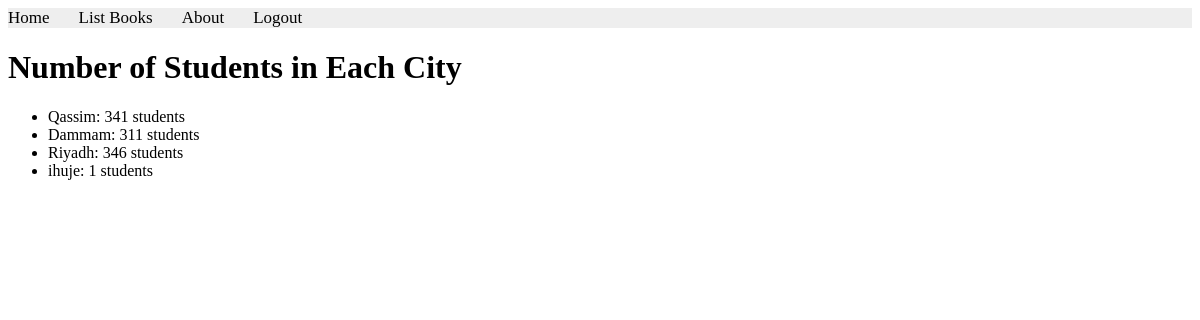
/books/lab8/task7 (signed in), run on the app's committed database.
### apps/bookmodule/models.py (models this page shows, shortened)
class Address(models.Model):
    city = models.CharField(max_length=100)

### apps/bookmodule/views.py (the view)
# urls.py: path('lab8/task7', views.task7_view, name='task7'),
def task7_view(request):
    student_count_by_city = Address.objects.annotate(student_count=Count('student'))
    return render(request, 'bookmodule/task7.html', {'student_count_by_city': student_count_by_city})

### apps/templates/bookmodule/task7.html
{% extends "layouts/base.html" %}
{% load static %}
{% block content %}
<h1>Number of Students in Each City</h1>
{% if student_count_by_city %}
    <ul>
        {% for address in student_count_by_city %}
            <li>{{ address.city }}: {{ address.student_count }} students</li>
        {% endfor %}
    </ul>
{% else %}
    <p>No data available to display.</p>
{% endif %}
{% endblock content %}

### data on the page
Address: city "Qassim", student_count "341"
Address: city "Dammam", student_count "311"
Address: city "Riyadh", student_count "346"
Address: city "ihuje", student_count "1"
